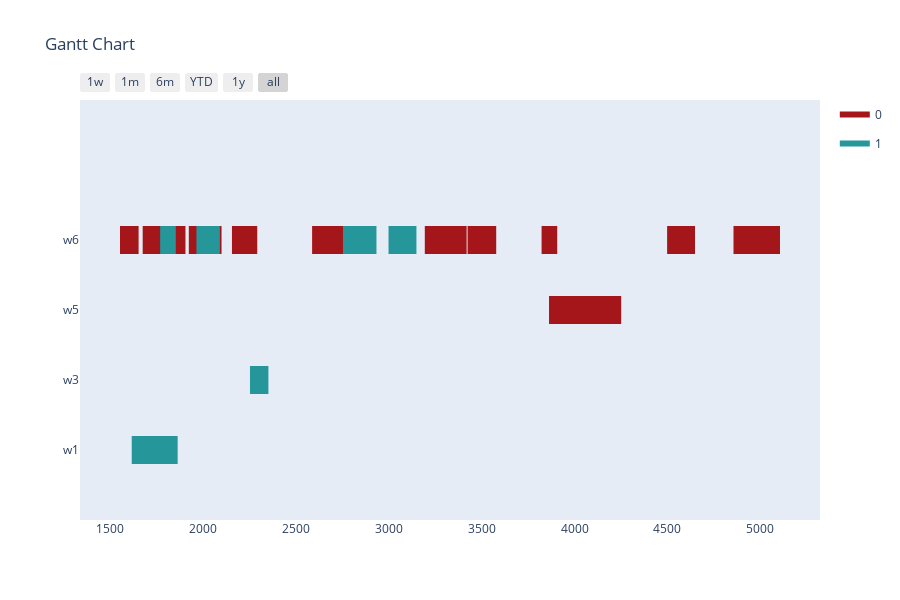

This figure's notebook cell:
### Markdown cell above
Testing pygad

### Code cell
from optimizer_components import map_index_to_operation

earliest_time_slot = 0
last_time_slot = 5000

def feasible(solution):
    j = 0
    for i in range(len(solution)):
        if j == 2:
            # just check if task and workstation do exist
            """if env.get_task(solution[i-2]) is None or env.get_workstation(solution[i-1]) is None:
                return False"""
            if solution[i] < earliest_time_slot:
                return False
            duration = env.get_duration(solution[i-2], solution[i-1])
            if duration == 0: # illegal combination
                return False
            if solution[i] + duration > last_time_slot:
                return False
        j += 1
        if j > 2:
            j = 0
    return True # just testing

def fitness_function(solution, solution_idx):
    fitness = 0
    if feasible(solution):
        min = float('inf')
        max = -float('inf')
        i = 0
        for gene in solution:
            if i == 2:
                if gene < min:
                    min = gene
                duration = env.get_duration(solution[i-2], solution[i-1])
                if gene + duration > max:
                    max = gene + duration
            i += 1
            if i > 2:
                i = 0
        fitness += abs(max - min)
    else:
        fitness = 2 * last_time_slot
    return fitness

def only_valid_mutation_function(offsprings, ga_instance):
    start_low = ga_instance.gene_space[2]['low']
    start_high = ga_instance.gene_space[2]['high']
    
    for offspring in offsprings:
        j = 0
        for i in range(len(offspring)):
            if j == 0:
                valid_workstations = env.get_valid_workstations(offspring[i])
            if random.random() < 1/len(offspring): # just fix mutation probability for now
                if j == 1:
                    offspring[i] = random.choice(valid_workstations).id
                elif j == 2:
                    offspring[i] = random.randint(start_low, start_high)
            j += 1
            if j > 2:
                j = 0
    return offsprings

def mutation_function(offsprings, ga_instance):
    workstation_low = ga_instance.gene_space[1]['low']
    workstation_high = ga_instance.gene_space[1]['high']
    start_low = ga_instance.gene_space[2]['low']
    start_high = ga_instance.gene_space[2]['high']
    
    for offspring in offsprings:
        j = 0
        for i in range(len(offspring)):
            if random.random() < 1/len(offspring): # just fix mutation probability for now
                if j == 1:
                    offspring[i] = random.randint(workstation_low, workstation_high)
                elif j == 2:
                    offspring[i] = random.randint(start_low, start_high)
            j += 1
            if j > 2:
                j = 0
    return offsprings

flat_input = [item for sublist in input for item in sublist]
num_genes = len(flat_input)
num_generations = 1000
num_parents_mating = 25
sol_per_pop = 50
init_range_low = 0
init_range_high = last_time_slot
parent_selection_type = 'rws'
keep_parents = 1
crossover_type = 'single_point'
#mutation_type = 'random'
#mutation_type = mutation_function
mutation_type = only_valid_mutation_function
mutation_percentage_genes = 10
fitness_func = fitness_function
gene_type = int
gene_space = []
space_tasks = {'low': 0, 'high': len(tasks)-1}#[0, len(tasks)-1]
space_workstations = {'low': 1, 'high': len(workstations)-1}#[0, len(workstations)-1]
space_time = {'low': earliest_time_slot, 'high': last_time_slot}#[earliest_time_slot, last_time_slot]
j = 0
for i in range(num_genes):
    if j == 0:
        gene_space.append(space_tasks)
    elif j == 1:
        gene_space.append(space_workstations)
    else:
        gene_space.append(space_time)
    j += 1
    if j > 2:
        j = 0
ga_instance = pygad.GA(num_generations=num_generations, num_parents_mating=num_parents_mating, fitness_func=fitness_func, sol_per_pop=sol_per_pop, num_genes=num_genes, init_range_low=init_range_low, init_range_high=init_range_high, parent_selection_type=parent_selection_type, keep_parents=keep_parents, crossover_type=crossover_type, mutation_type=mutation_type, mutation_percent_genes=mutation_percentage_genes, gene_type=gene_type, gene_space=gene_space)
ga_instance.run()
solution, solution_fitness, solution_idx = ga_instance.best_solution()
print("Parameters of the best solution : {solution}".format(solution=solution))
print("Fitness value of the best solution = {solution_fitness}".format(solution_fitness=solution_fitness))
j = 0
result = []
for i in range(len(solution)):
    if j == 0:
        result.append([])
    result[len(result)-1].append(solution[i])
    j += 1
    if j > 2:
        j = 0

def reformat_pygad_result(result, orders, environment):
    workstation_assignments = dict()
    for i in range(len(result)):
        operation = result[i]
        if operation[1] not in workstation_assignments:
            workstation_assignments[operation[1]] = []
        _, order = map_index_to_operation(i, orders, environment)
        workstation_assignments[operation[1]].append([order[2], order[0], i, operation[0], operation[2], environment.get_duration(operation[0], operation[1])])
    return workstation_assignments

workstation_assignments = reformat_pygad_result(result, orders, env)
visualize(workstation_assignments, [], [], [], num_generations+1)

### Figure 1 — Plotly figure (JSON) as saved in the notebook; plotly's stock layout.template omitted (floating-point values rounded to 4 significant figures)
{"data": [{"fill": "toself", "fillcolor": "rgb(165, 22, 26)", "hoverinfo": "name", "legendgroup": "rgb(165, 22, 26)", "mode": "none", "name": "0", "type": "scatter", "x": [3425, 3579, 3579, 3425, 3425, 3823, 3907, 3907, 3823, 3823, 4498, 4648, 4648, 4498, 4498, 2589, 2746, 2746, 2589, 2589, 602, 722, 722, 602, 602, 1678, 1835, 1835, 1678, 1678, 3195, 3420, 3420, 3195, 3195, 734, 867, 867, 734, 734, 2158, 2294, 2294, 2158, 2158, 111, 166, 166, 111, 111, 1556, 1656, 1656, 1556, 1556, 2708, 2795, 2795, 2708, 2708, 1948, 2102, 2102, 1948, 1948, 4855, 5105, 5105, 4855, 4855, 28, 154, 154, 28, 28, 113, 228, 228, 113, 113, 1843, 1908, 1908, 1843, 1843, 2768, 2855, 2855, 2768, 2768, 1926, 2071, 2071, 1926, 1926, 305, 428, 428, 305, 305, 4037, 4251, 4251, 4037, 4037, 3863, 4063, 4063, 3863, 3863, 774, 860, 860, 774], "y": [2.8, 2.8, 3.2, 3.2, null, 2.8, 2.8, 3.2, 3.2, null, 2.8, 2.8, 3.2, 3.2, null, 2.8, 2.8, 3.2, 3.2, null, 2.8, 2.8, 3.2, 3.2, null, 2.8, 2.8, 3.2, 3.2, null, 2.8, 2.8, 3.2, 3.2, null, 2.8, 2.8, 3.2, 3.2, null, 2.8, 2.8, 3.2, 3.2, null, 2.8, 2.8, 3.2, 3.2, null, 2.8, 2.8, 3.2, 3.2, null, 2.8, 2.8, 3.2, 3.2, null, 2.8, 2.8, 3.2, 3.2, null, 2.8, 2.8, 3.2, 3.2, null, 2.8, 2.8, 3.2, 3.2, null, 2.8, 2.8, 3.2, 3.2, null, 2.8, 2.8, 3.2, 3.2, null, 2.8, 2.8, 3.2, 3.2, null, 2.8, 2.8, 3.2, 3.2, null, 2.8, 2.8, 3.2, 3.2, null, 1.8, 1.8, 2.2, 2.2, null, 1.8, 1.8, 2.2, 2.2, null, 0.8, 0.8, 1.2, 1.2]}, {"fill": "toself", "fillcolor": "rgb(37, 150, 154)", "hoverinfo": "name", "legendgroup": "rgb(37, 150, 154)", "mode": "none", "name": "1", "type": "scatter", "x": [502, 590, 590, 502, 502, 1967, 2093, 2093, 1967, 1967, 3000, 3150, 3150, 3000, 3000, 1772, 1856, 1856, 1772, 1772, 2755, 2935, 2935, 2755, 2755, 2255, 2354, 2354, 2255, 2255, 1619, 1866, 1866, 1619], "y": [2.8, 2.8, 3.2, 3.2, null, 2.8, 2.8, 3.2, 3.2, null, 2.8, 2.8, 3.2, 3.2, null, 2.8, 2.8, 3.2, 3.2, null, 2.8, 2.8, 3.2, 3.2, null, 0.8, 0.8, 1.2, 1.2, null, -0.2, -0.2, 0.2, 0.2]}, {"legendgroup": "rgb(165, 22, 26)", "marker": {"color": "rgb(165, 22, 26)", "opacity": 0, "size": 1}, "mode": "markers", "name": "", "showlegend": false, "text": [null, null, null, null, null, null, null, null, null, null, null, null, null, null, null, null, null, null, null, null, null, null, null, null, null, null, null, null, null, null, null, null, null, null, null, null, null, null, null, null, null, null, null, null, null, null], "type": "scatter", "x": [3425, 3579, 3823, 3907, 4498, 4648, 2589, 2746, 602, 722, 1678, 1835, 3195, 3420, 734, 867, 2158, 2294, 111, 166, 1556, 1656, 2708, 2795, 1948, 2102, 4855, 5105, 28, 154, 113, 228, 1843, 1908, 2768, 2855, 1926, 2071, 305, 428, 4037, 4251, 3863, 4063, 774, 860], "y": [3, 3, 3, 3, 3, 3, 3, 3, 3, 3, 3, 3, 3, 3, 3, 3, 3, 3, 3, 3, 3, 3, 3, 3, 3, 3, 3, 3, 3, 3, 3, 3, 3, 3, 3, 3, 3, 3, 3, 3, 2, 2, 2, 2, 1, 1]}, {"legendgroup": "rgb(37, 150, 154)", "marker": {"color": "rgb(37, 150, 154)", "opacity": 0, "size": 1}, "mode": "markers", "name": "", "showlegend": false, "text": [null, null, null, null, null, null, null, null, null, null, null, null, null, null], "type": "scatter", "x": [502, 590, 1967, 2093, 3000, 3150, 1772, 1856, 2755, 2935, 2255, 2354, 1619, 1866], "y": [3, 3, 3, 3, 3, 3, 3, 3, 3, 3, 1, 1, 0, 0]}], "layout": {"height": 600, "hovermode": "closest", "showlegend": true, "title": {"text": "Gantt Chart"}, "xaxis": {"rangeselector": {"buttons": [{"count": 7, "label": "1w", "step": "day", "stepmode": "backward"}, {"count": 1, "label": "1m", "step": "month", "stepmode": "backward"}, {"count": 6, "label": "6m", "step": "month", "stepmode": "backward"}, {"count": 1, "label": "YTD", "step": "year", "stepmode": "todate"}, {"count": 1, "label": "1y", "step": "year", "stepmode": "backward"}, {"step": "all"}]}, "showgrid": false, "type": "date", "zeroline": false}, "yaxis": {"autorange": false, "range": [-1, 5], "showgrid": false, "ticktext": ["w1", "w3", "w5", "w6"], "tickvals": [0, 1, 2, 3], "zeroline": false}}}
